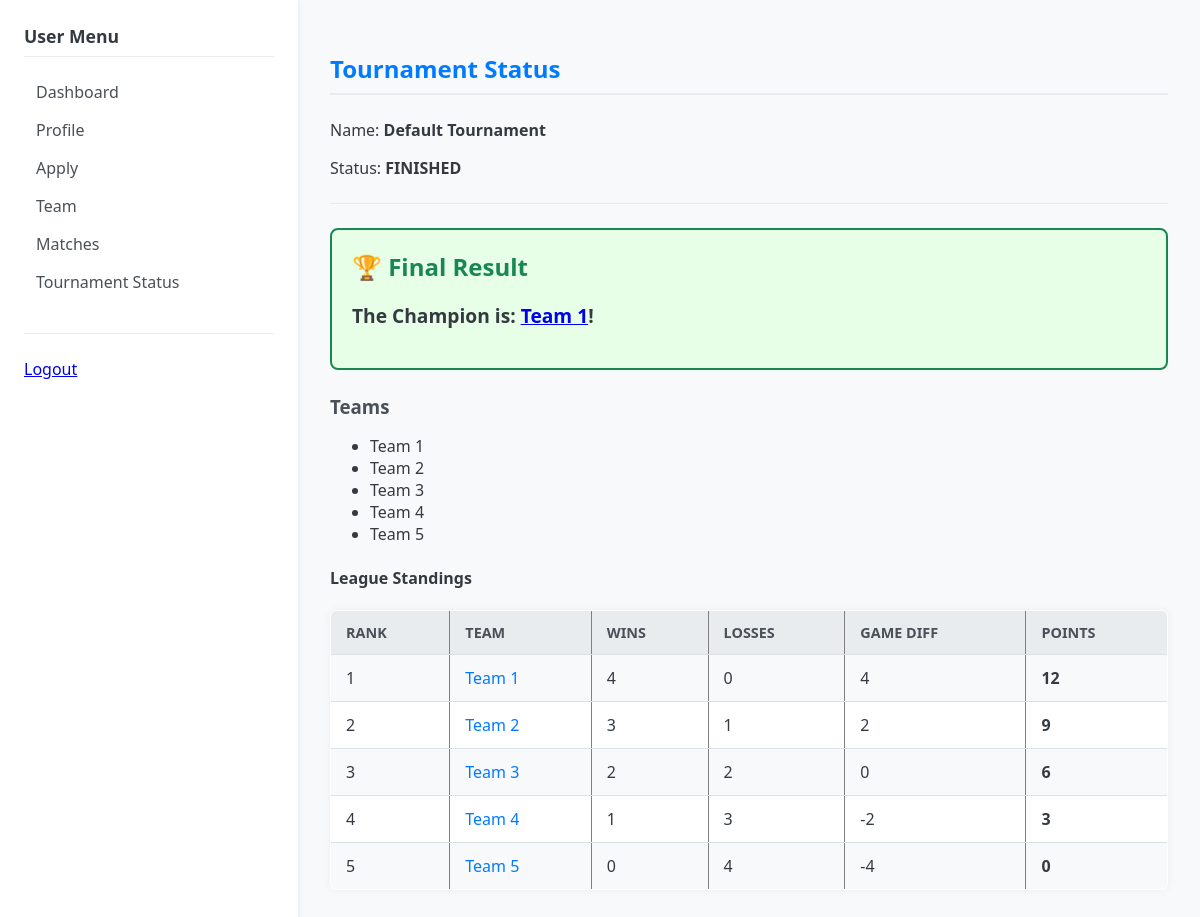
/user/tournament-status (signed in), run on the app's committed database.
### models.py (models this page shows)
class Tournament(db.Model):
    __tablename__ = "tournaments"
    id = db.Column(db.Integer, primary_key=True)
    name = db.Column(db.String(128), nullable=False)
    type = db.Column(db.String(16), default="KNOCKOUT") # 대회 방식: "KNOCKOUT", "LEAGUE", "LEAGUE_FINAL"
    status = db.Column(db.String(32), default="OPEN")  # OPEN, IN_PROGRESS, FINISHED
    current_stage = db.Column(db.String(16), default="LEAGUE") # 현재 단계: LEAGUE, PLAYOFF, FINAL 등
    created_at = db.Column(db.DateTime, default=datetime.utcnow)
    participants = db.relationship("Participant", back_populates="tournament")
    teams = db.relationship("Team", back_populates="tournament")

class Team(db.Model):
    __tablename__ = "teams"
    id = db.Column(db.Integer, primary_key=True)
    name = db.Column(db.String(64), nullable=False)
    tournament_id = db.Column(db.Integer, db.ForeignKey("tournaments.id"), nullable=False)
    captain_user_id = db.Column(db.Integer, db.ForeignKey("users.id"))
    tournament = db.relationship("Tournament", back_populates="teams")
    members = db.relationship("TeamMember", back_populates="team")
    captain = db.relationship("User", foreign_keys=[captain_user_id])

### app.py (the view)
@app.route("/user/tournament-status")
@login_required(role="USER")
def user_tournament_status():
    tournament = Tournament.query.first()
    teams = []
    league_standings = None
    matches = []
    winner_team = None
    if tournament:
        teams = Team.query.filter_by(tournament_id=tournament.id).all()
        if tournament.type in ("LEAGUE", "LEAGUE_FINAL"):
            league_standings = calculate_league_standings(tournament)
        if tournament.type == "KNOCKOUT":
            matches = Match.query.filter_by(tournament_id=tournament.id).order_by(
                Match.round_no.desc(), Match.match_no.desc()
            ).all()
        if tournament.status == "FINISHED":
            winner_team = calculate_tournament_winner(tournament)
    return render_template(
        "user/tournament_status.html",
        tournament=tournament,
        teams=teams,
        league_standings=league_standings, # 템플릿에 전달
        matches=matches,                   # 템플릿에 전달
        winner_team=winner_team,           # 템플릿에 전달
    )

### app.py (called while the page is built)
def current_user():
    user_id = session.get("user_id")
    if not user_id:
        return None
    user = User.query.get(user_id)
    return user

def login_required(role=None):
    def decorator(fn):
        from functools import wraps
        @wraps(fn)
        def wrapper(*args, **kwargs):
            user = current_user()
            active_role = session.get("role")
            if not user or not active_role:
                return redirect(url_for("login_page"))
            if role and active_role != role:
                flash("Permission denied. You are logged in as " + active_role + ".")
                return redirect(url_for("login_page"))
            return fn(*args, **kwargs)
        return wrapper
    return decorator

def calculate_tournament_winner(tournament: Tournament) -> Team | None:
    if tournament.status != "FINISHED":
        return None
    if tournament.type in ("KNOCKOUT", "LEAGUE_FINAL"):
        final_match = Match.query.filter_by(
            tournament_id=tournament.id,
        ).filter(
            (Match.stage == "FINAL") | (Match.stage == "PLAYOFF")
        ).order_by(
            Match.round_no.desc(), Match.match_no.desc()
        ).first()
        if final_match and final_match.winner_team_id:
            return final_match.winner_team
        if tournament.type == "KNOCKOUT":
             pass # 현재 로직에서는 progress_tournament_if_needed가 FINISHED 상태로 만들 때 winner_team을 찾지 않으므로, 이 부분을 개선해야 함.
    elif tournament.type == "LEAGUE":
        standings = calculate_league_standings(tournament)
        if standings:
            return Team.query.get(standings[0]['team_id'])
    return None

@app.context_processor
def inject_helpers():
    return dict(
        calculate_estimated_score=calculate_estimated_score,
        get_user_score=get_user_score,
        get_member_weighted_score=get_member_weighted_score,
    )

### templates/user/tournament_status.html (shortened to what this page needs)
{% extends "base.html" %}
{% block content %}
<h2>Tournament Status</h2>
{% if tournament %}
    <p>Name: <strong>{{ tournament.name }}</strong></p>
    <p>Status: <span style="font-weight: bold;">{{ tournament.status }}</span></p>
    <hr>
    {% if tournament.status == "FINISHED" %}
        <div class="finished-box">
            <h3>🏆 Final Result</h3>
            {% if winner_team %}
                <p style="font-size: 1.2em; font-weight: bold;">The Champion is: <a href="{{ url_for('team_detail', team_id=winner_team.id) }}">{{ winner_team.name }}</a>!</p>
            {% else %}
                <p>The winner is currently being confirmed.</p>
            {% endif %}
        </div>
    {% endif %}
    <h3>Teams</h3>
    {% if teams %}
        <ul>
            {% for team in teams %}
                <li>{{ team.name }}</li>
            {% endfor %}
        </ul>
        {% if tournament.type == "LEAGUE" or tournament.type == "LEAGUE_FINAL" %}
        <h4>League Standings</h4>
        {% if league_standings %}
        <table border="1" cellpadding="4" style="width: 100%;">
            <tr>
                <th>Rank</th>
                <th>Team</th>
                <th>Wins</th>
                <th>Losses</th>
                <th>Game Diff</th>
                <th>Points</th>
            </tr>
            {% for standing in league_standings %}
            <tr>
                <td>{{ loop.index }}</td>
                <td><a href="{{ url_for('team_detail', team_id=standing.team_id) }}">{{ standing.team_name }}</a></td>
                <td>{{ standing.W }}</td>
                <td>{{ standing.L }}</td>
                <td>{{ standing.GD }}</td>
                <td><strong>{{ standing.P }}</strong></td>
            </tr>
            {% endfor %}
        </table>
        {% else %}
            <p>League standings will appear once matches begin.</p>
        {% endif %}
        {% endif %}
    {% else %}
        <p>No teams generated yet.</p>
    {% endif %}
{% else %}
    <p>No tournament available.</p>
{% endif %}
{% endblock %}

### static/css/style.css (style rules this page uses)
body { font-family: 'Segoe UI', Tahoma, Geneva, Verdana, sans-serif; margin: 0; padding: 0; background-color: #f8f9fa; color: #343a40; }
h2 { color: #007bff; border-bottom: 2px solid #e9ecef; padding-bottom: 0.5rem; margin-bottom: 1.5rem; }
h3 { color: #495057; margin-top: 1.5rem; margin-bottom: 1rem; }
hr { border: none; border-top: 1px solid #e9ecef; margin: 1.5rem 0; }
table { width: 100%; border-collapse: collapse; margin-bottom: 1.5rem; background-color: #ffffff; box-shadow: 0 0 10px rgba(0, 0, 0, 0.05); border-radius: 6px; overflow: hidden; }
table th, table td { padding: 12px 15px; text-align: left; border-bottom: 1px solid #dee2e6; }
table th { background-color: #e9ecef; color: #495057; font-weight: 600; text-transform: uppercase; font-size: 0.9rem; }
table tr:last-child td { border-bottom: none; }
table tr:nth-child(even) { background-color: #f8f9fa; }
table a { color: #007bff; text-decoration: none; }
.finished-box { padding: 20px; border: 2px solid #198754; background-color: #e6ffe6; margin-bottom: 20px; border-radius: 8px; }
.finished-box h3 { margin-top: 0; color: #198754; font-size: 1.5rem; }

### data on the page
Tournament: name "Default Tournament", status "FINISHED"
Team: name "Team 1", team_name "Team 1", W "4", L "0", GD "4", P "12"
Team: name "Team 2", team_name "Team 2", W "3", L "1", GD "2", P "9"
Team: name "Team 3", team_name "Team 3", W "2", L "2", GD "0", P "6"
Team: name "Team 4", team_name "Team 4", W "1", L "3", GD "-2", P "3"
Team: name "Team 5", team_name "Team 5", W "0", L "4", GD "-4", P "0"
